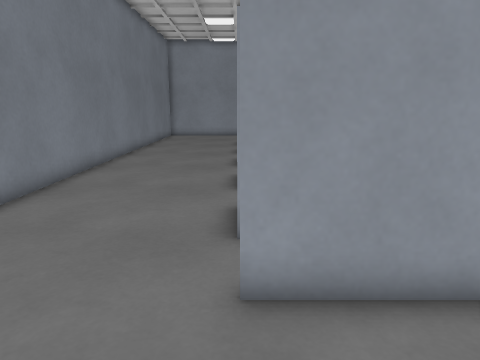
view 1 (above)

21 first-person views from a walk through a level from a Godot 3-D game. The camera is 1.2 m above the floor, tilts 12° down and sees 70° across. The floor is counted in squares, 0.5 m on a side. Each view is taken from the middle of a square. On the plan, view 1 faces up. The plan holds only what a view shows up to about 20 squares ahead; the rest is blank. Some surface patterns are stand-ins.

view 2
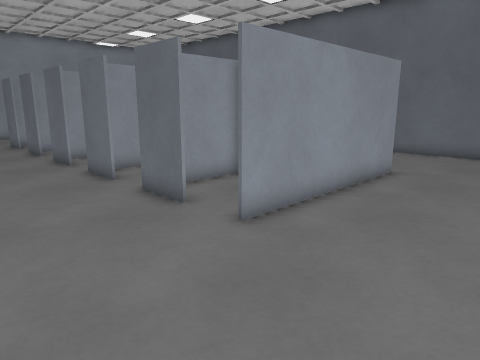

view 3
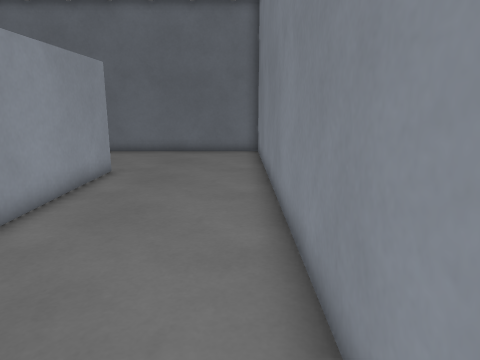

view 4
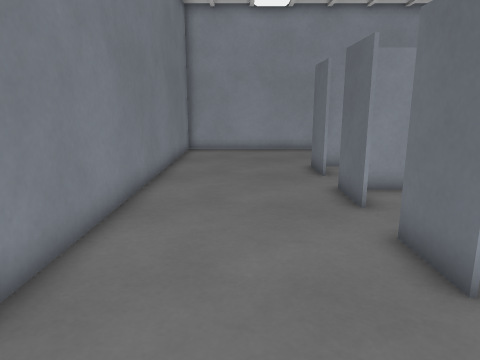

view 5
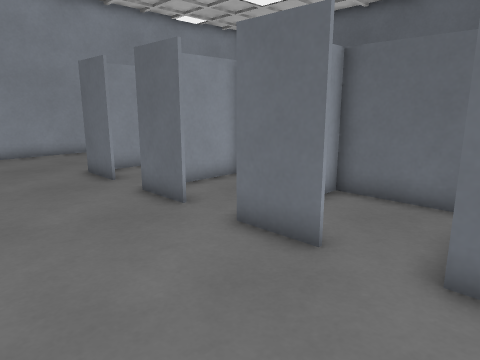

view 6
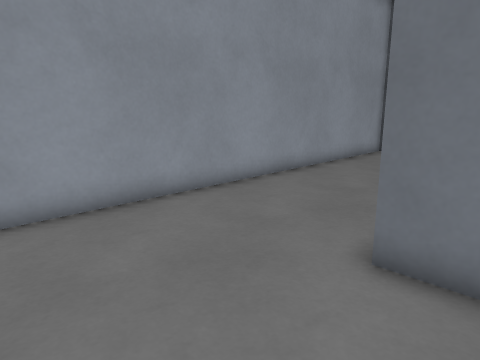

view 7
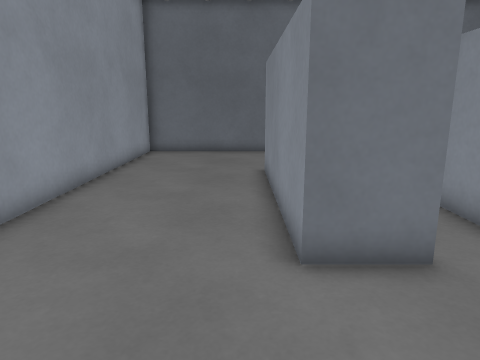

view 8
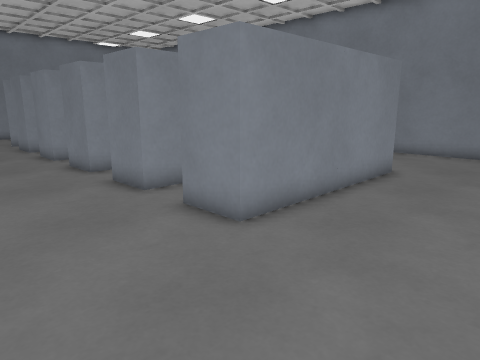

view 9
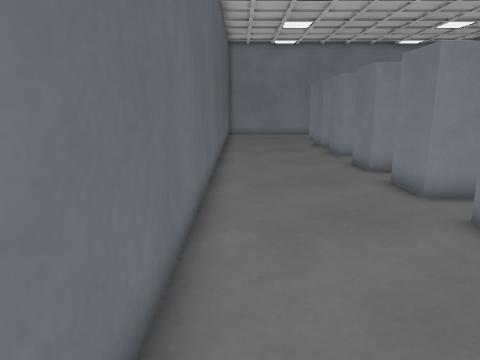

view 10
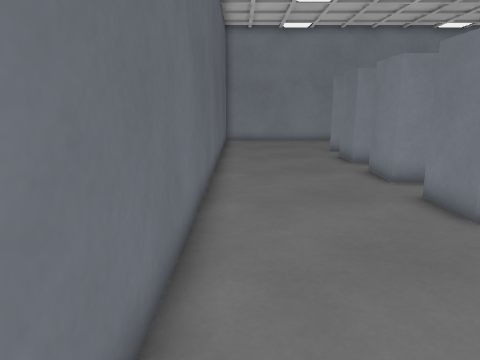

view 11
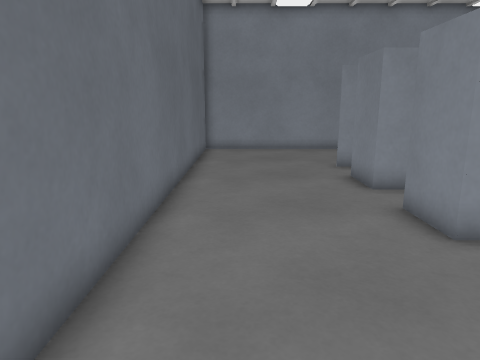

view 12
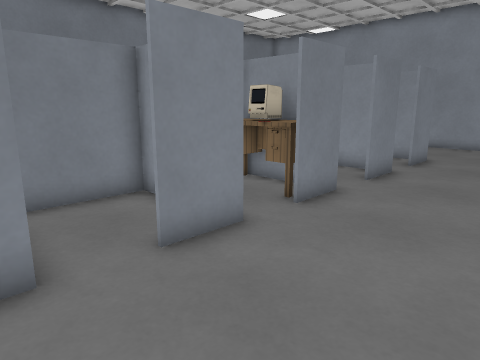

view 13
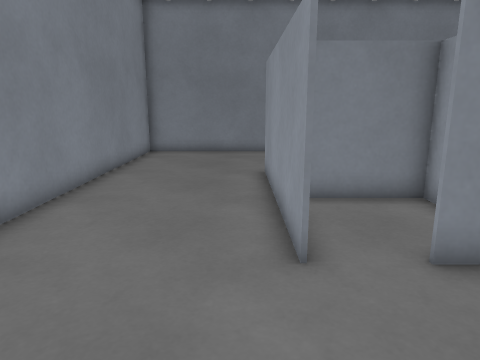

view 14
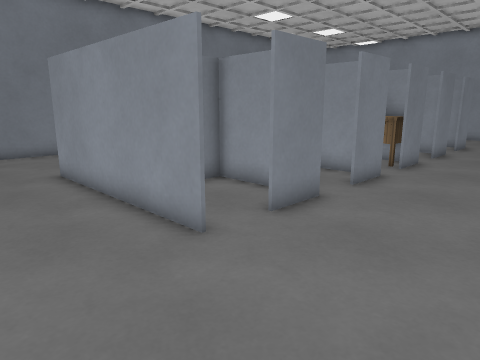

view 15
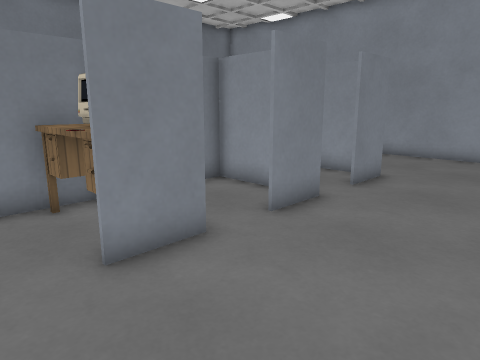

view 16
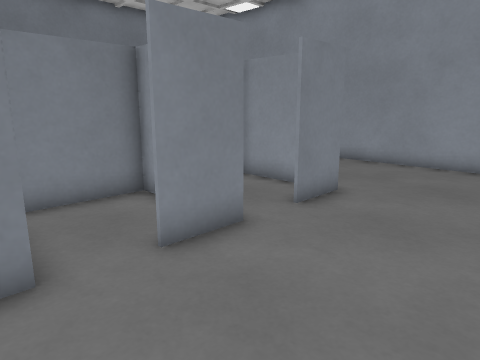

view 17
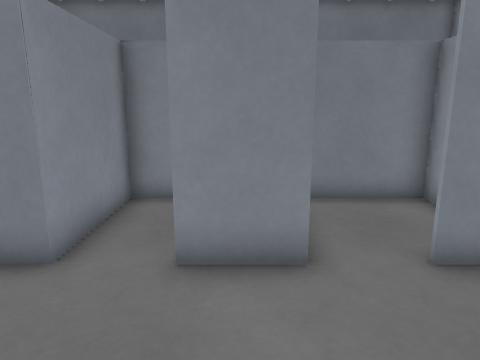

view 18
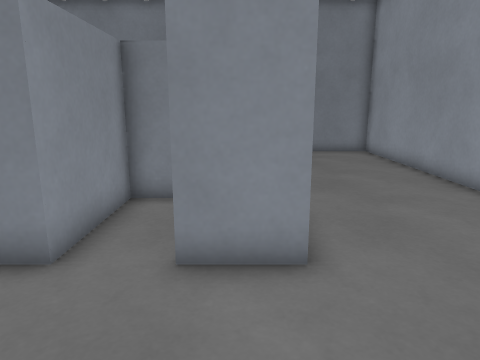

view 19
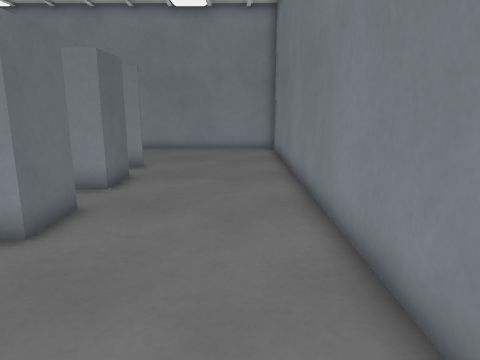

view 20
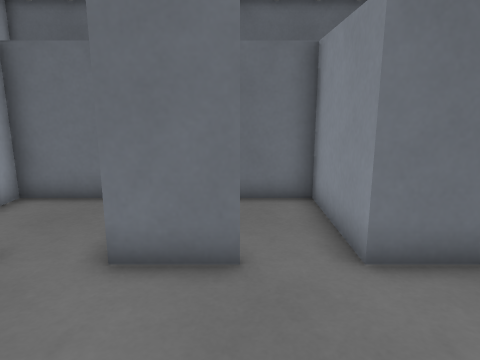

view 21
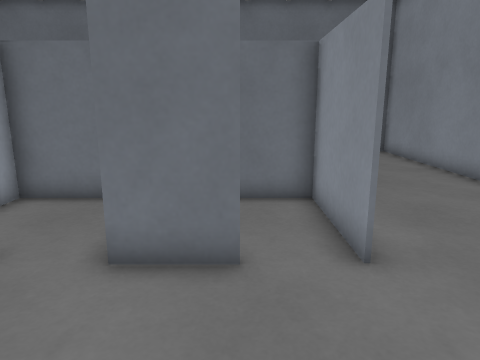

### Floor plan
Ten units are one square. View 1 is at (0, 0); x grows to the right and y downward. Boxes are objects, and circles mark ways between rooms. Rooms are numbered by the first view taken in them; rooms with no view inside come last. Other rooms are left out.
<svg viewBox="-65 -305 210 330">
<path fill="none" stroke="#000" d="M81 -121 81 -100M81 -161 81 -140M81 -81 81 -60M81 -201 81 -180M0 -139 0 -161M0 -179 0 -201M0 -99 0 -120M74 -40 80 -40M81 -39 0 -39M0 -219 0 -241 81 -241 81 -220M0 -59 0 -81M140 20 140 -300 -60 -300 -60 20 140 20M18 -201 32 -201M40 -216 40 -240 5 -240M74 -240 40 -240M40 -201 81 -201M41 -240 41 -201M0 -161 39 -161M39 -200 5 -200M40 -161 40 -180M75 -200 40 -200M39 -161 81 -161M41 -201 41 -159M15 -159 6 -159M40 -129 40 -161M0 -120 4 -120M41 -159 32 -159M69 -121 81 -121M74 -159 42 -159M41 -156 41 -134M40 -96 40 -120M0 -81 10 -81M41 -119 9 -119M70 -81 81 -81M70 -119 41 -119M41 -120 41 -89M39 -80 14 -80M-1 -40 40 -40 40 -60M64 -80 41 -80 41 -49"/>
<rect x="45" y="-155" width="30" height="20" fill="#bbb"><title>table</title></rect>
<rect x="55" y="-155" width="10" height="10" fill="#bbb"><title>table</title></rect>
<circle cx="0" cy="-210" r="3" fill="#2a7"/>
<circle cx="80" cy="-210" r="3" fill="#2a7"/>
<circle cx="0" cy="-170" r="3" fill="#2a7"/>
<circle cx="80" cy="-170" r="3" fill="#2a7"/>
<circle cx="0" cy="-130" r="3" fill="#2a7"/>
<circle cx="80" cy="-130" r="3" fill="#2a7"/>
<circle cx="0" cy="-90" r="3" fill="#2a7"/>
<circle cx="80" cy="-90" r="3" fill="#2a7"/>
<circle cx="0" cy="-50" r="3" fill="#2a7"/>
<circle cx="70" cy="-50" r="3" fill="#2a7"/>
<text x="90" y="-140">1</text>
<text x="20" y="-220">2</text>
<text x="60" y="-220">3</text>
<text x="20" y="-180">4</text>
<text x="60" y="-180">5</text>
<text x="20" y="-140">6</text>
<text x="60" y="-140">7</text>
<text x="20" y="-100">8</text>
<text x="60" y="-100">9</text>
<text x="20" y="-60">10</text>
<text x="60" y="-60">11</text>
</svg>
Room 1 opens to room 2. Room 1 opens to room 3. Room 1 opens to room 4. Room 1 opens to room 5. Room 1 opens to room 6. Room 1 opens to room 7. Room 1 opens to room 8. Room 1 opens to room 9. Room 1 opens to room 10. Room 1 opens to room 11.

Where each view was taken, in squares from view 1:
view 1: 0 up, 0 right, facing up
view 2: 1 down, 5 left, facing up-right
view 3: 1 down, 5 left, facing right
view 4: 10 up, 3 left, facing up
view 5: 11 up, 5 left, facing up-right
view 6: 22 up, 5 left, facing up-right
view 7: 25 up, 5 left, facing right
view 8: 29 up, 13 right, facing down-left
view 9: 29 up, 13 right, facing down
view 10: 23 up, 13 right, facing down
view 11: 18 up, 12 right, facing down
view 12: 7 up, 13 right, facing up-left
view 13: 3 up, 13 right, facing left
view 14: 0 up, 13 right, facing up-left
view 15: 12 up, 13 right, facing up-left
view 16: 15 up, 13 right, facing up-left
view 17: 19 up, 13 right, facing left
view 18: 23 up, 13 right, facing left
view 19: 18 up, 4 left, facing down
view 20: 18 up, 5 left, facing right
view 21: 6 up, 5 left, facing right
